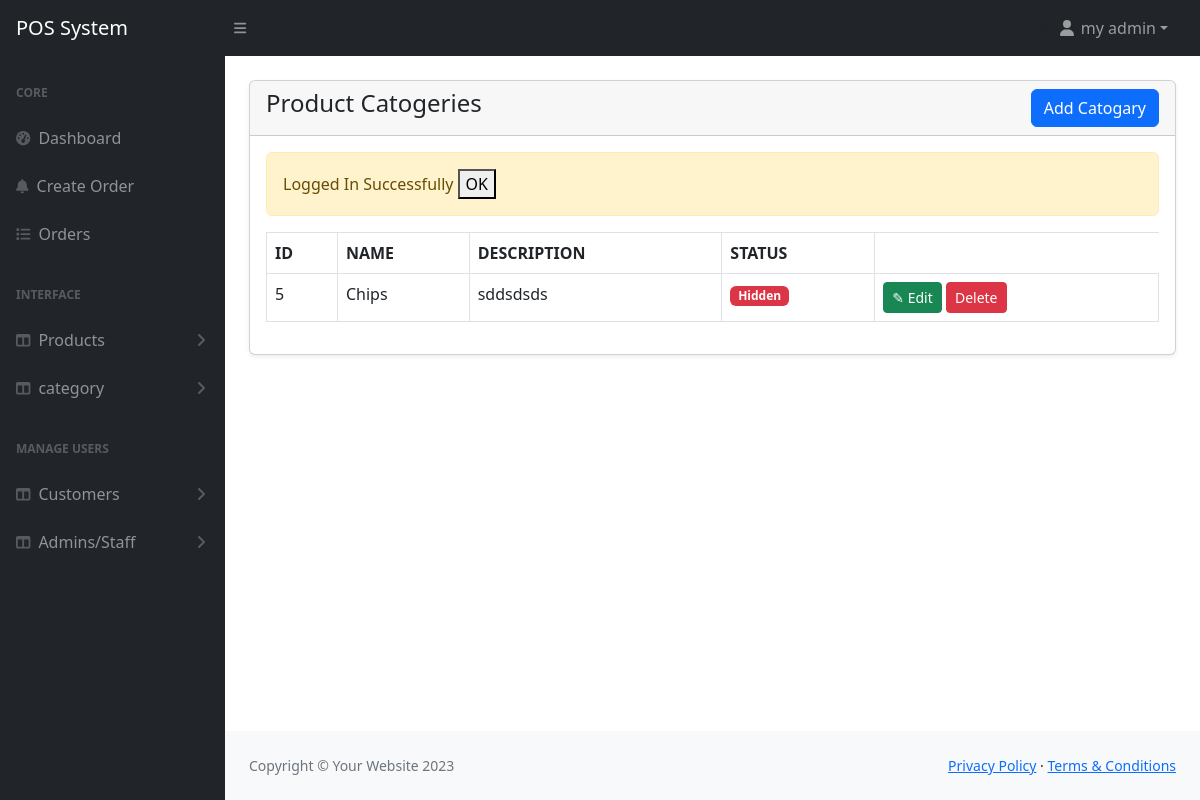
Page /admin/category.php (signed in) on the committed database.
### tables this page shows
CREATE TABLE `categories` (
  `id` int(11) NOT NULL,
  `name` varchar(255) NOT NULL,
  `description` mediumtext DEFAULT NULL,
  `status` tinyint(1) NOT NULL DEFAULT 0 COMMENT ' 0= visible 1=hidden'
);

### admin/category.php (the view, shortened to what this page needs)
<?php include('assets/includes/header.php');?>
<div class="container-fluid px-4">
  <div class="card mt-4 shadow-sm">
    <div class="card-header">
        <h4 class="mb-0">Product Catogeries
            <a href="category-create.php" class="btn btn-primary float-end">Add Catogary</a>
        </h4>
    </div>
    <div class="card-body">
    <?php
    $categories=getAll('categories');
    if(mysqli_num_rows($categories)>0)
    {
    ?>
        <div class="table-responsive">
            <table class="table table-stripped table-bordered">
                <thead>
                    <tr>
                        <th>ID</th>
                        <th>NAME</th>
                        <th>DESCRIPTION</th>
                        <th>STATUS</th>
                    </tr>
                </thead>
                <tbody>
                    <?php foreach($categories as $item): ?>
                    <tr>
                        <td><?= $item['id']?> </td>
                        <td><?= $item['name']?> </td>
                        <td><?= $item['description']?> </td>
                        <td>
                            <?php
                             if($item['status']!=1){
                                echo'<span class="badge bg-danger">Hidden</span>';
                             }
                             else{
                                echo'<span class="badge bg-primary">Visible</span>';
                             }
                            ?>
                        </td>
                        <td>
                            <a href="category-edit.php?id=<?= $item['id'];?>" class="btn btn-success btn-sm">✎ Edit</a>
                            <a href="category-delete.php?id=<?= $item['id'];?>" class="btn btn-danger btn-sm"> Delete</a>
                        </td>
                    </tr>
                    <?php endforeach; ?>
                </tbody>
            </table>
        </div>
        <?php
                    }
                    else{
                        ?>
                         <tr>
                        <h4>No Record Found</h4>
                    </tr>
                    <?php
                    }
                    ?>
    </div>
  </div>
</div>
<?php include('assets/includes/footer.php');?>

### rows in the picture
categories: id "5", name "Chips", description "sddsdsds", status "Hidden"

### other values in the picture
$_SESSION['loggedInUser']['name'] "my admin"
$_SESSION['status'] "Logged In Successfully"
